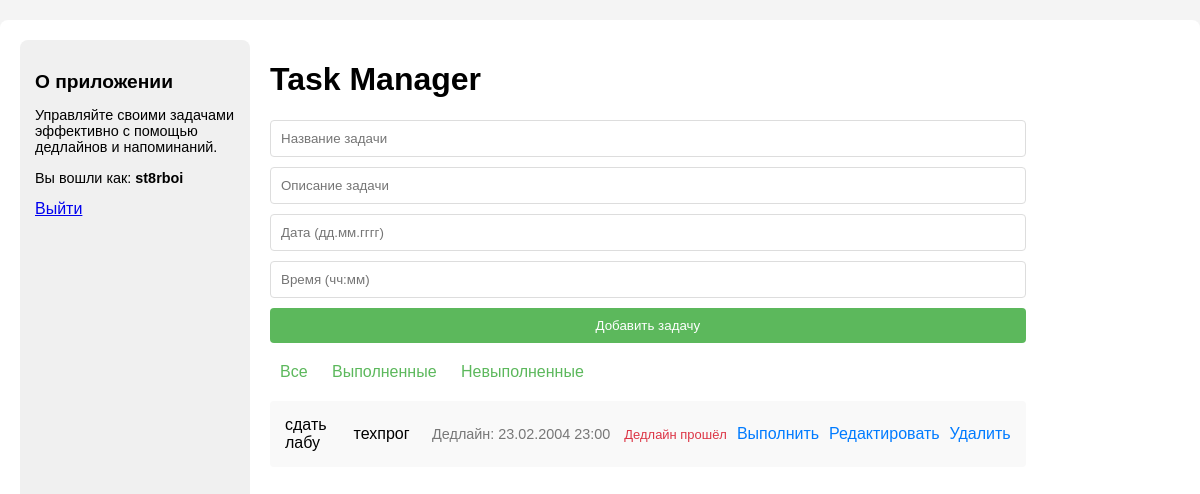
The app's page /pending (signed in) with its own data.
### app/models.py (models this page shows, shortened)
class User(db.Model, UserMixin):
    id = db.Column(db.Integer, primary_key=True)
    username = db.Column(db.String(150), unique=True, nullable=False)
    password_hash = db.Column(db.String(256), nullable=False)

class Task(db.Model):
    __tablename__ = 'tasks'
    id = db.Column(db.Integer, primary_key=True)
    title = db.Column(db.String(50), nullable=False)
    description = db.Column(db.String(200), nullable=False)
    completed = db.Column(db.Boolean, default=False)
    deadline = db.Column(db.DateTime, nullable=True)
    user_id = db.Column(db.Integer, db.ForeignKey('user.id'))
    user = db.relationship('User', backref='tasks')

### app/app.py (the view)
@app.route('/')
@app.route('/<filter>')
def index(filter='all'):
    if not current_user.is_authenticated:
        return redirect(url_for('auth.login'))  # auth — это имя blueprint
    match filter:
        case 'completed':
            tasks = Task.query.filter_by(user_id=current_user.id, completed=True).all()
        case 'pending':
            tasks = Task.query.filter_by(user_id=current_user.id, completed=False).all()
        case _:
            tasks = Task.query.filter_by(user_id=current_user.id).all()
    return render_template('index.html', tasks=tasks)

### app/app.py (called while the page is built)
@login_manager.user_loader
def load_user(user_id):
    return User.query.get(int(user_id))

### templates/index.html (shortened to what this page needs)
<!DOCTYPE html>
<html lang="ru">
<head>
    <link rel="stylesheet" href="{{ url_for('static', filename='style.css') }}">
    <link rel="stylesheet" href="https://cdnjs.cloudflare.com/ajax/libs/animate.css/4.1.1/animate.min.css">
    <link rel="stylesheet" href="https://cdnjs.cloudflare.com/ajax/libs/aos/2.3.4/aos.css">
</head>
<body>
    <div class="container">
        <aside class="sidebar-left">
            <h2>О приложении</h2>
            <p>Управляйте своими задачами эффективно с помощью дедлайнов и напоминаний.</p>
            <div class="user-panel" style="margin-bottom: 20px;">
                <p>Вы вошли как: <strong>{{ current_user.username }}</strong></p>
                <a href="{{ url_for('auth.logout') }}" class="logout-btn">Выйти</a>
            </div>
        </aside>
        <main class="content">
            <div class="main-content" data-aos="fade-up">
                <h1>Task Manager</h1>
                <form action="{{ url_for('tasks.add_task') }}" method="POST" class="task-form" data-aos="fade-up">
                    <input type="text" name="title" placeholder="Название задачи" required>
                    <input type="text" name="description" placeholder="Описание задачи" required>
                    <input type="text" name="date" placeholder="Дата (дд.мм.гггг)" pattern="\d{2}\.\d{2}\.\d{4}">
                    <input type="text" name="time" placeholder="Время (чч:мм)" pattern="\d{2}:\d{2}">
                    <button type="submit" class="add-btn">Добавить задачу</button>
                </form>
                <div class="filters" data-aos="fade-up">
                    <a href="{{ url_for('index', filter='all') }}">Все</a>
                    <a href="{{ url_for('index', filter='completed') }}">Выполненные</a>
                    <a href="{{ url_for('index', filter='pending') }}">Невыполненные</a>
                </div>
                <ul class="task-list">
                    {% if tasks %}
                        {% for task in tasks %}
                        <li class="{% if task.completed %}completed{% endif %}" data-aos="fade-up">
                            <span class="task-content">{{ task.title }}</span>
                            <span class="task-content">{{ task.description }}</span>
                            {% if task.deadline and not task.completed %}
                            <span class="deadline">
                                Дедлайн: {{ task.deadline.strftime('%d.%m.%Y %H:%M') }}
                                <span class="timer" data-deadline="{{ task.deadline.isoformat() }}"></span>
                            </span>
                            {% endif %}
                            <div class="actions">
                                <a href="{{ url_for('tasks.complete_task', id=task.id) }}">
                                    {{ "Отменить" if task.completed else "Выполнить" }}
                                </a>
                                <a href="{{ url_for('tasks.update_task', id=task.id) }}">Редактировать</a>
                                <a href="{{ url_for('tasks.delete_task', id=task.id) }}">Удалить</a>
                            </div>
                        </li>
                        {% endfor %}
                    {% else %}
                        <p class="no-tasks" data-aos="fade-up">Нет задач для отображения.</p>
                    {% endif %}
                </ul>
            </div>
        </main>
    </div>
</body>
</html>

### static/style.css (style rules this page uses)
body { font-family: 'Arial', sans-serif; background-color: #f4f4f4; margin: 0; padding: 0; display: flex; min-height: 100vh; }
.container { display: flex; flex: 1; margin: 20px auto; max-width: 1200px; background: #fff; padding: 20px; border-radius: 8px; }
.sidebar-left, .sidebar-right { width: 200px; background: #f0f0f0; padding: 15px; border-radius: 8px; }
.sidebar-left h2, .sidebar-right h2 { font-size: 1.2em; margin-bottom: 10px; }
.sidebar-left p, .sidebar-right ul { font-size: 0.9em; }
.main-content { flex: 1; margin: 0 20px; }
.task-form { display: flex; flex-direction: column; margin-bottom: 20px; }
.task-form input { margin-bottom: 10px; padding: 10px; border: 1px solid #ddd; border-radius: 4px; }
.task-form .add-btn { padding: 10px; background-color: #5cb85c; color: white; border: none; border-radius: 4px; cursor: pointer; }
.filters { margin-bottom: 20px; }
.filters a { margin: 0 10px; text-decoration: none; color: #5cb85c; font-size: 16px; }
.task-list { list-style: none; padding: 0; }
.task-list li { background: #f9f9f9; padding: 15px; margin-bottom: 10px; border-radius: 4px; display: flex; align-items: center; }
.task-content { flex: 1; }
.deadline { font-size: 0.9em; color: #777; margin-left: 10px; }
.timer { font-size: 0.9em; color: #ff5733; margin-left: 10px; }
.timer.expired { color: #dc3545; }
.actions { margin-left: auto; display: flex; align-items: center; }
.actions a { margin-left: 10px; text-decoration: none; color: #007bff; font-size: 16px; }

### records on screen
User: username "st8rboi"
Task: title "сдать лабу", description "техпрог", deadline "23.02.2004 23:00", completed "Выполнить"
